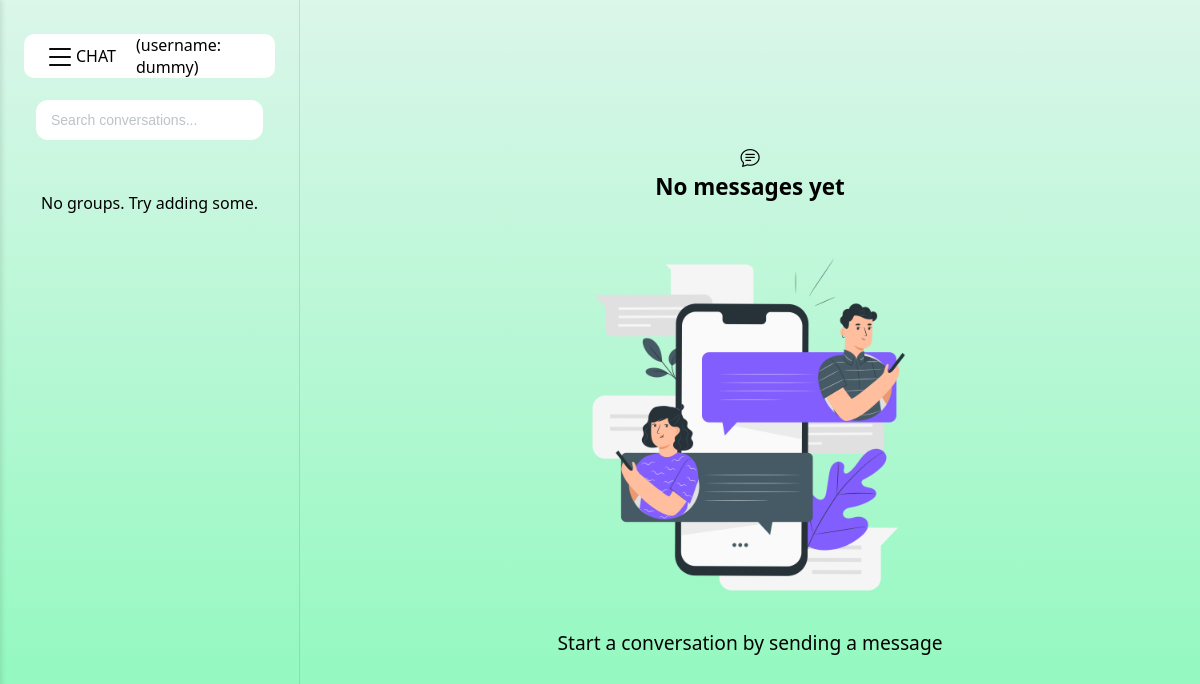
The app's page /group/ (signed in), older data.
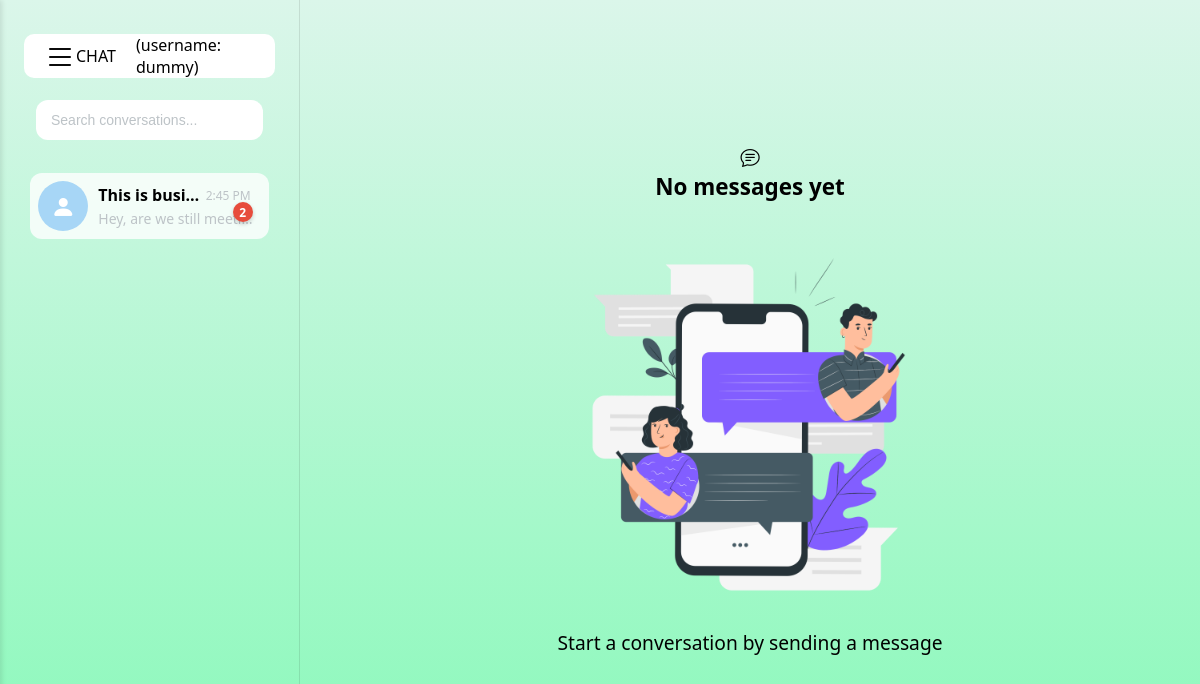
The same page, newer data.
### chat/models.py (models this page shows, shortened)
class CustomUser(AbstractUser):
    friends = models.ManyToManyField(
        'self',
        through="FriendShip",
        symmetrical=False,
        related_name='friend_set',
        blank=True
    )
    def __str__(self):
        return self.username

class Group(models.Model):
    name = models.CharField(max_length=64)
    group_id = models.CharField(max_length=6,default=None,null=True,blank=True)
    members = models.ManyToManyField(CustomUser,related_name='all_groups')
    group_code = models.CharField(max_length=128)
    created_at = models.DateTimeField(auto_now_add=True)

### chat/views.py (the view, shortened to what this page needs)
# urls.py: path('group/',group_chat,name='group_chat'),
@login_required
def group_chat(request):
    my_friends = request.user.friends.all()
    my_groups = request.user.all_groups.all()
    group_id = request.GET.get('id')
    chats = group_code = group = None
    return render(request,'groupchat.html',{
        'my_groups':my_groups,
        'group':group,
        'room_code':group_code,
        'chat_type':'group_chat',
    })

### chat/templates/groupchat.html (shortened to what this page needs)
{% extends 'basechat.html' %}
{% load static %}
{% block friendorgroup %}
    {% for groups in my_groups %}
    <div class="chat-card {% if groups == group %}active{% endif %}" data-slug="{{ groups.id }}">
        <div class="chat-image flex"><i class="bi bi-person-fill"></i></div>
        <div class="chat-card-right">
            <div class="chat-card-right-top">
                <div class="chat-name">{{ groups.name }}</div>
                <div class="chat-time">2:45 PM</div>
            </div>
            <div class="chat-last-message">Hey, are we still meeting today?</div>
            <div class="chat-card unread">2</div>
        </div>
    </div>
    {% empty %}
    <div class="no-friends-display">No groups. Try adding some.</div>
    {% endfor %}
{% endblock %}

### chat/templates/basechat.html (shortened to what this page needs)
{% load static %}
<!DOCTYPE html>
<html lang="en">
<head>
    <link href="https://cdn.jsdelivr.net/npm/bootstrap-icons@1.11.0/font/bootstrap-icons.css" rel="stylesheet">
    <link href="https://cdnjs.cloudflare.com/ajax/libs/font-awesome/6.4.0/css/all.min.css" rel="stylesheet">
    <link rel="stylesheet" href="{% static 'css/chat.css' %}">
</head>
<body>
    <div class="container" id="roomCode" data-room-code="{{ room_code|default:'' }}">
        <div class="select-user-bar" id="select-user-bar">
            <div class="nav">
                <div><i class="bi bi-list"></i></div>
                <div style="margin-left: 20px;margin-right: 20px;">CHAT</div>
                <p>(username: {{ request.user }})</p>
            </div>
            <div class="search-box">
                <input type="text" class="search-input" placeholder="Search conversations...">
            </div>
            {% block friendorgroup %}
            {% endblock %}
        </div>
        <div class="blank-content-container" id="blank-content-container">
            {% if not friend %}
            <div class="blank-content">
                <i class="bi bi-chat-text"></i>
                <h3>No messages yet</h3><br>
                <img src="{% static 'images/Messages-pana.png' %}" alt="Error" height="400" width="400">
                <p>Start a conversation by sending a message</p>
            </div>
            {% endif %}
        </div>
    </div>
</body>
</html>

### chat/static/css/chat.css (style rules this page uses)
:root { --primary-bg: linear-gradient(to bottom, #dbf6ea, #88f9b9); --secondary-bg: #ffffff; --accent-color: #a7d6f6; --accent-color2: linear-gradient(to bottom, #7c7e7d, #416f55); --hover-color: #2ecc71; --text-color: #000000; --text-secondary: #bdc3c7; --card-bg: rgba(255, 255, 255, 0.8); --input-bg: rgba(44, 62, 80, 0.7); --page-bg: linear-gradient(135deg, #d0eee1, #bafed7); --error-color: #e74c3c; --success-color: #2ecc71; --border-radius: 12px; --transition-speed: 0.3s; }
* { margin: 0; padding: 0; box-sizing: border-box; }
body { background: var(--primary-bg); height: 100dvh; overflow: hidden; font-family: 'Segoe UI', Tahoma, Geneva, Verdana, sans-serif; color: var(--text-color); }
.flex { display: flex; flex-direction: column; justify-content: center; align-items: center; }
.container { display: flex; flex-direction: row; align-items: stretch; width: 100%; height: 100%; }
.select-user-bar { flex: 1; max-width: 25%; border-right: 1px solid rgba(0, 0, 0, 0.1); display: flex; flex-direction: column; align-items: center; height: 100%; overflow-x: hidden; overflow-y: auto; position: relative; padding: 2%; }
.search-box { width: 100%; height: auto; padding: 12px; }
.search-input { width: 100%; padding: 10px 15px; border-radius: var(--border-radius); height: 40px; border: none; color: var(--text-color); font-size: 14px; margin-bottom: 15px; }
.search-input::placeholder { color: var(--text-secondary); }
.chat-card { display: flex; flex-direction: row; align-items: center; border-radius: var(--border-radius); width: 95%; height: auto; background-color: var(--card-bg); margin: 6px; padding: 8px; transition: transform var(--transition-speed), background-color var(--transition-speed); position: relative; box-sizing: border-box; }
.chat-card .unread { position: absolute; right: 10px; top: 50%; transform: translateY(-50%); width: 20px; height: 20px; background-color: var(--error-color); border-radius: 50%; display: flex; justify-content: center; align-items: center; font-size: 12px; font-weight: bold; color: white; box-shadow: 0 2px 4px rgba(0, 0, 0, 0.2); }
.chat-image { flex-shrink: 0; height: 50px; width: 50px; border-radius: 50%; margin-right: 10px; background-color: var(--accent-color); color: white; font-size: 24px; overflow: hidden; transition: transform 0.2s; }
.chat-card-right { flex: 1; display: flex; flex-direction: column; justify-content: center; overflow: hidden; }
.chat-card-right-top { display: flex; flex-direction: row; justify-content: space-between; align-items: center; padding-right: 10px; font-size: 16px; overflow: hidden; }
.chat-name { font-weight: 600; white-space: nowrap; overflow: hidden; text-overflow: ellipsis; max-width: 70%; }
.chat-time { font-size: 12px; color: var(--text-secondary); white-space: nowrap; }
.chat-last-message { padding-top: 3px; font-size: 14px; color: var(--text-secondary); white-space: nowrap; overflow: hidden; text-overflow: ellipsis; max-width: 100%; }
.blank-content-container { flex: auto; display: none; }
.blank-content { display: flex; height: 100%; flex: 1; flex-direction: column; align-items: center; justify-content: center; background-color: var(--primary-bg); font-size: larger; }
.nav { display: flex; background: var(--secondary-bg); align-items: center; width: 100%; cursor: pointer; border-radius: 10px; margin: 10px; transition: transform var(--transition-speed), background-color var(--transition-speed); }
.bi-list { width: 100%; position: relative; left: 20px; font-size:2rem; }
@media (min-width: 1200px) { .select-user-bar { width: 320px; } }
@media (min-width: 1200px) { .chat-name { max-width: 220px; } }
@media (min-width: 1200px) { .chat-last-message { max-width: 300px; } }

Row changes from the older to the newer data that the page shows:
added Group: name "This is busi…"
Text that changed along with them:
text no longer shown: "No groups. Try adding some."
